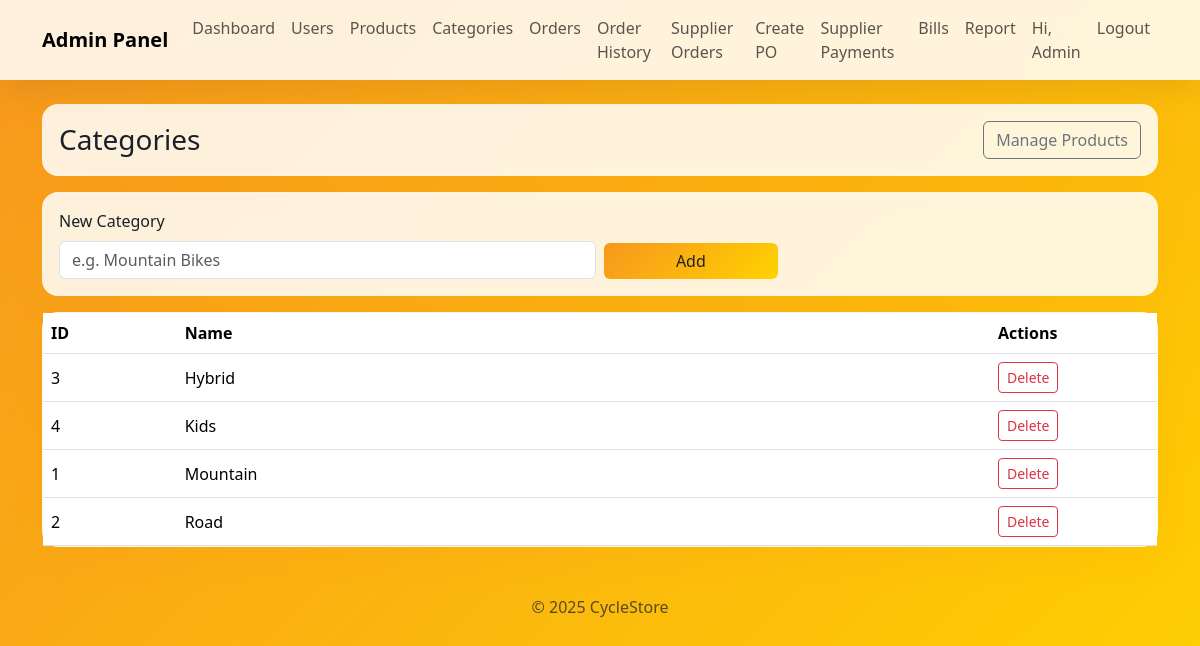
Screenshot of /admin/categories.php (signed in) with the database file from the repository.
### tables this page shows
CREATE TABLE `categories` (
  `id` int(11) NOT NULL,
  `name` varchar(120) NOT NULL
);

### admin/categories.php (the view, shortened to what this page needs)
<?php
require_once '../config/db.php';
$cats=[];
$res = mysqli_query($conn, "SELECT id,name FROM categories ORDER BY name");
while($r=mysqli_fetch_assoc($res)) $cats[]=$r;
include '../includes/header_admin.php';
include '../includes/nav_admin.php';
?>
<div class="container my-4">
  <div class="glass p-3 mb-3 d-flex align-items-center justify-content-between">
    <h3 class="mb-0">Categories</h3>
    <a class="btn btn-outline-secondary" href="products.php">Manage Products</a>
  </div>
  <div class="glass p-3 mb-3">
    <form method="post" class="row g-2">
      <div class="col-md-6">
        <label class="form-label">New Category</label>
        <input name="name" class="form-control" placeholder="e.g. Mountain Bikes" required>
      </div>
      <div class="col-md-2 align-self-end">
        <button class="btn btn-brand w-100">Add</button>
      </div>
    </form>
  </div>
  <div class="glass p-0">
    <table class="table align-middle mb-0">
      <thead>
        <tr><th style="width:12%">ID</th><th>Name</th><th style="width:15%">Actions</th></tr>
      </thead>
      <tbody>
        <?php foreach($cats as $c): ?>
          <tr>
            <td><?=$c['id']?></td>
            <td><?=htmlspecialchars($c['name'])?></td>
            <td>
              <a class="btn btn-sm btn-outline-danger" href="/admin/categories.php?del=<?=$c['id']?>" onclick="return confirm('Delete this category?');">Delete</a>
            </td>
          </tr>
        <?php endforeach; ?>
      </tbody>
    </table>
  </div>
</div>
<?php include '../includes/footer.php'; ?>

### includes/header_admin.php (style rules this page uses)
body { background:linear-gradient(135deg,#f7971e,#ffd200);min-height:100vh;color:#1b1f2a; }
.glass { background:rgba(255,255,255,.85);border:1px solid rgba(255,255,255,.28);border-radius:16px;box-shadow:0 12px 30px rgba(247,151,30,.12); }
.btn-brand { background:linear-gradient(135deg,#f7971e,#ffd200);color:#222;border:0; }

### rows the page displays
categories: id "3", name "Hybrid"
categories: id "4", name "Kids"
categories: id "1", name "Mountain"
categories: id "2", name "Road"

### other values shown
$u['name'] "Admin"
